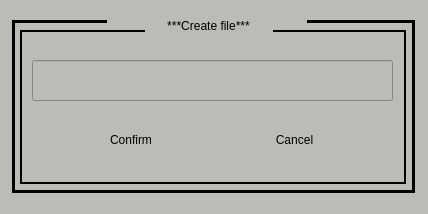
<?xml version="1.0" encoding="UTF-8"?>
<ui version="4.0">
 <class>CrtFileDialog</class>
 <widget class="QDialog" name="CrtFileDialog">
  <property name="geometry">
   <rect>
    <x>0</x>
    <y>0</y>
    <width>428</width>
    <height>214</height>
   </rect>
  </property>
  <property name="windowTitle">
   <string>Dialog</string>
  </property>
  <property name="styleSheet">
   <string notr="true">background-color: rgb(186, 189, 182);</string>
  </property>
  <widget class="QLabel" name="label_2">
   <property name="geometry">
    <rect>
     <x>58</x>
     <y>10</y>
     <width>301</width>
     <height>31</height>
    </rect>
   </property>
   <property name="styleSheet">
    <string notr="true">font: 25px &quot;Ubuntu&quot;;</string>
   </property>
   <property name="text">
    <string>***Create file***</string>
   </property>
   <property name="alignment">
    <set>Qt::AlignCenter</set>
   </property>
  </widget>
  <widget class="Line" name="line_20">
   <property name="geometry">
    <rect>
     <x>12</x>
     <y>190</y>
     <width>400</width>
     <height>3</height>
    </rect>
   </property>
   <property name="styleSheet">
    <string notr="true">background-color: rgb(0, 0, 0);</string>
   </property>
   <property name="orientation">
    <enum>Qt::Horizontal</enum>
   </property>
  </widget>
  <widget class="QLineEdit" name="lineEdit">
   <property name="geometry">
    <rect>
     <x>32</x>
     <y>60</y>
     <width>361</width>
     <height>41</height>
    </rect>
   </property>
   <property name="cursor">
    <cursorShape>IBeamCursor</cursorShape>
   </property>
   <property name="styleSheet">
    <string notr="true">QLineEdit{font: 25px &quot;Ubuntu&quot;;}

</string>
   </property>
   <property name="frame">
    <bool>true</bool>
   </property>
   <property name="echoMode">
    <enum>QLineEdit::Normal</enum>
   </property>
   <property name="clearButtonEnabled">
    <bool>false</bool>
   </property>
  </widget>
  <widget class="Line" name="line_24">
   <property name="geometry">
    <rect>
     <x>20</x>
     <y>182</y>
     <width>386</width>
     <height>2</height>
    </rect>
   </property>
   <property name="styleSheet">
    <string notr="true">background-color: rgb(0, 0, 0);</string>
   </property>
   <property name="orientation">
    <enum>Qt::Horizontal</enum>
   </property>
  </widget>
  <widget class="QWidget" name="horizontalLayoutWidget_3">
   <property name="geometry">
    <rect>
     <x>52</x>
     <y>110</y>
     <width>321</width>
     <height>61</height>
    </rect>
   </property>
   <layout class="QHBoxLayout" name="hbox_2">
    <item>
     <widget class="QPushButton" name="Confirm">
      <property name="minimumSize">
       <size>
        <width>0</width>
        <height>40</height>
       </size>
      </property>
      <property name="styleSheet">
       <string notr="true">QPushButton::focus{background-color:rgb(0,0,0); color:white;}
QPushButton::flat{border:none;}
QPushButton{
font: 16pt &quot;Ubuntu&quot;;
}</string>
      </property>
      <property name="text">
       <string>Confirm</string>
      </property>
      <property name="flat">
       <bool>true</bool>
      </property>
     </widget>
    </item>
    <item>
     <widget class="QPushButton" name="Cancel">
      <property name="minimumSize">
       <size>
        <width>84</width>
        <height>40</height>
       </size>
      </property>
      <property name="styleSheet">
       <string notr="true">QPushButton::focus{background-color:rgb(0, 0, 0); color:white;}
QPushButton::flat{border:none;}
QPushButton{
font: 16pt &quot;Ubuntu&quot;;
}</string>
      </property>
      <property name="text">
       <string>Cancel</string>
      </property>
      <property name="flat">
       <bool>true</bool>
      </property>
     </widget>
    </item>
   </layout>
  </widget>
  <widget class="Line" name="line_28">
   <property name="geometry">
    <rect>
     <x>12</x>
     <y>20</y>
     <width>95</width>
     <height>3</height>
    </rect>
   </property>
   <property name="styleSheet">
    <string notr="true">background-color: rgb(0, 0, 0);</string>
   </property>
   <property name="orientation">
    <enum>Qt::Horizontal</enum>
   </property>
  </widget>
  <widget class="Line" name="line_27">
   <property name="geometry">
    <rect>
     <x>20</x>
     <y>30</y>
     <width>125</width>
     <height>2</height>
    </rect>
   </property>
   <property name="styleSheet">
    <string notr="true">background-color: rgb(0, 0, 0);</string>
   </property>
   <property name="orientation">
    <enum>Qt::Horizontal</enum>
   </property>
  </widget>
  <widget class="Line" name="line_21">
   <property name="geometry">
    <rect>
     <x>412</x>
     <y>20</y>
     <width>3</width>
     <height>173</height>
    </rect>
   </property>
   <property name="styleSheet">
    <string notr="true">background-color: rgb(0, 0, 0);</string>
   </property>
   <property name="orientation">
    <enum>Qt::Vertical</enum>
   </property>
  </widget>
  <widget class="Line" name="line_22">
   <property name="geometry">
    <rect>
     <x>404</x>
     <y>30</y>
     <width>2</width>
     <height>153</height>
    </rect>
   </property>
   <property name="styleSheet">
    <string notr="true">background-color: rgb(0, 0, 0);</string>
   </property>
   <property name="orientation">
    <enum>Qt::Vertical</enum>
   </property>
  </widget>
  <widget class="Line" name="line_25">
   <property name="geometry">
    <rect>
     <x>12</x>
     <y>20</y>
     <width>3</width>
     <height>170</height>
    </rect>
   </property>
   <property name="styleSheet">
    <string notr="true">background-color: rgb(0, 0, 0);</string>
   </property>
   <property name="orientation">
    <enum>Qt::Vertical</enum>
   </property>
  </widget>
  <widget class="Line" name="line_26">
   <property name="geometry">
    <rect>
     <x>307</x>
     <y>20</y>
     <width>106</width>
     <height>3</height>
    </rect>
   </property>
   <property name="styleSheet">
    <string notr="true">background-color: rgb(0, 0, 0);</string>
   </property>
   <property name="orientation">
    <enum>Qt::Horizontal</enum>
   </property>
  </widget>
  <widget class="Line" name="line_23">
   <property name="geometry">
    <rect>
     <x>273</x>
     <y>30</y>
     <width>133</width>
     <height>2</height>
    </rect>
   </property>
   <property name="styleSheet">
    <string notr="true">background-color: rgb(0, 0, 0);</string>
   </property>
   <property name="orientation">
    <enum>Qt::Horizontal</enum>
   </property>
  </widget>
  <widget class="Line" name="line_29">
   <property name="geometry">
    <rect>
     <x>20</x>
     <y>30</y>
     <width>2</width>
     <height>153</height>
    </rect>
   </property>
   <property name="styleSheet">
    <string notr="true">background-color: rgb(0, 0, 0);</string>
   </property>
   <property name="orientation">
    <enum>Qt::Vertical</enum>
   </property>
  </widget>
 </widget>
 <resources/>
 <connections/>
</ui>
